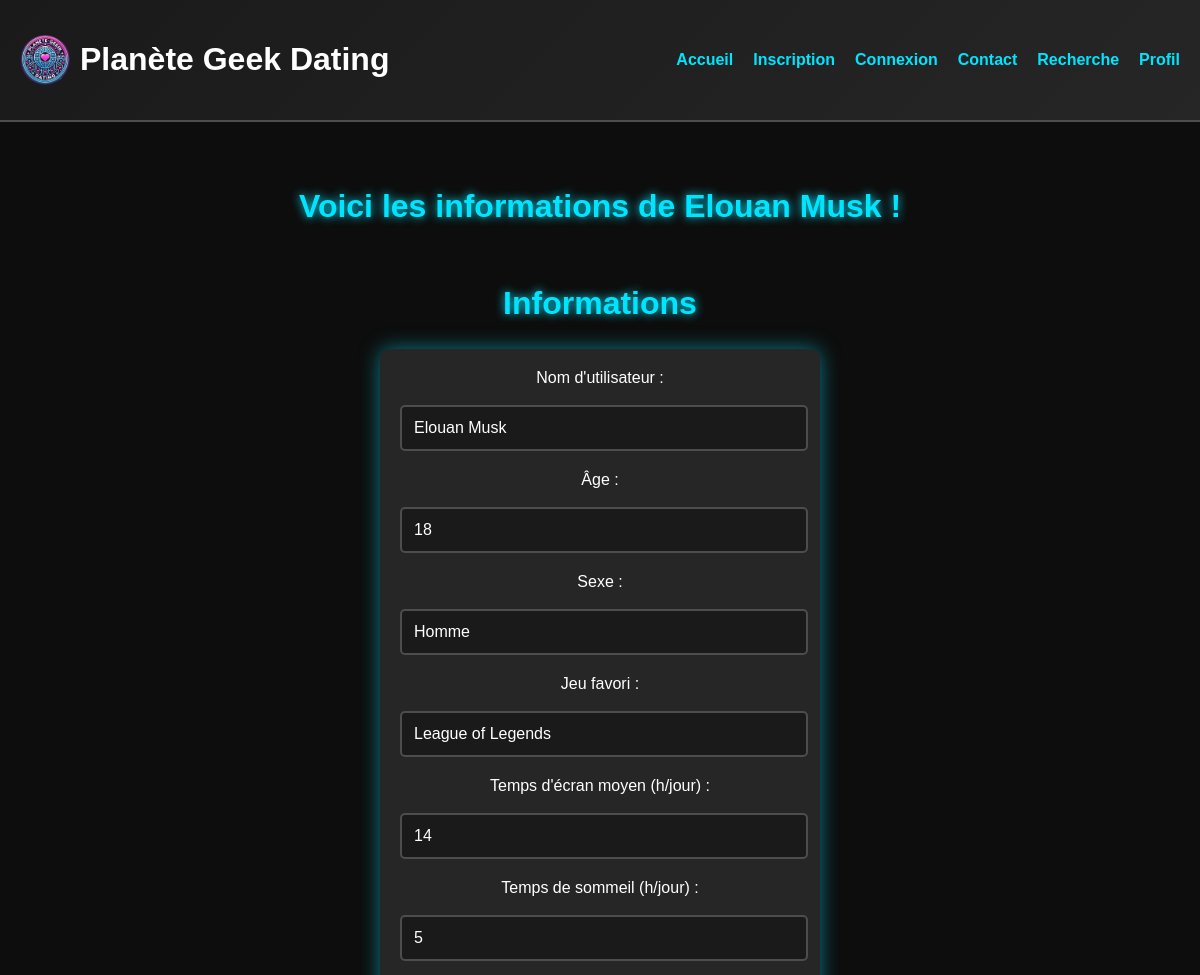
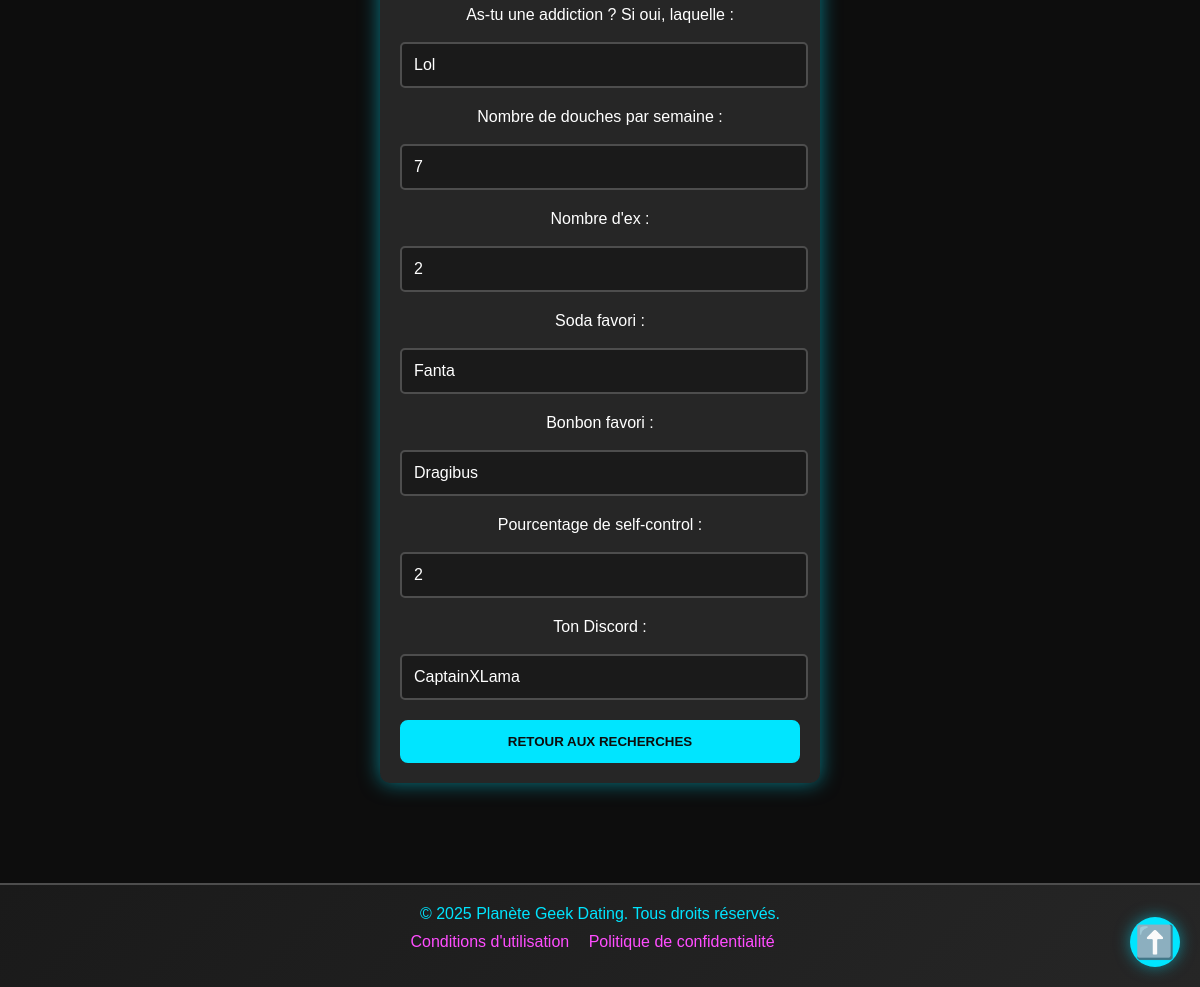
The page /profil_user_/Elouan Musk on the database as committed earlier (2 pictures, top to bottom).
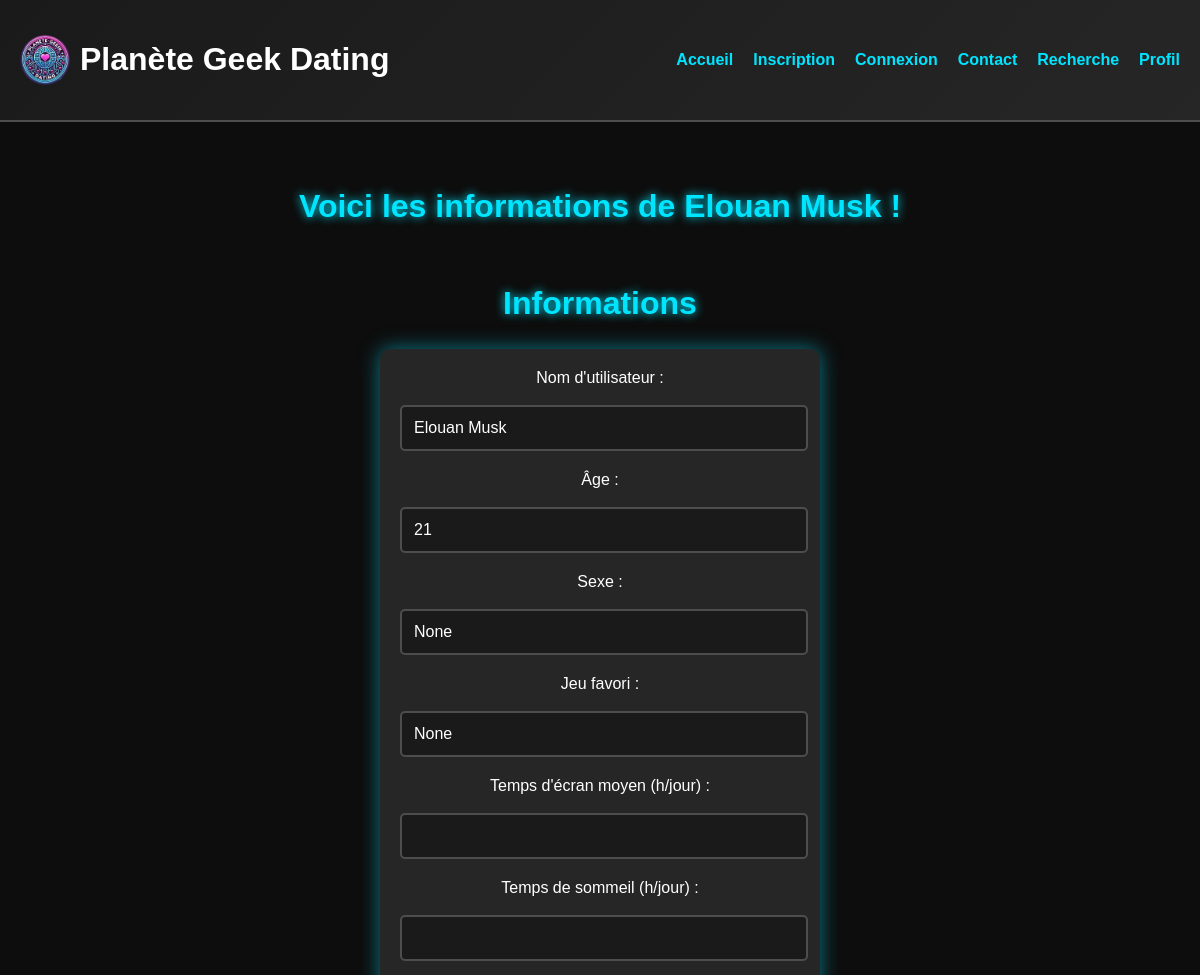
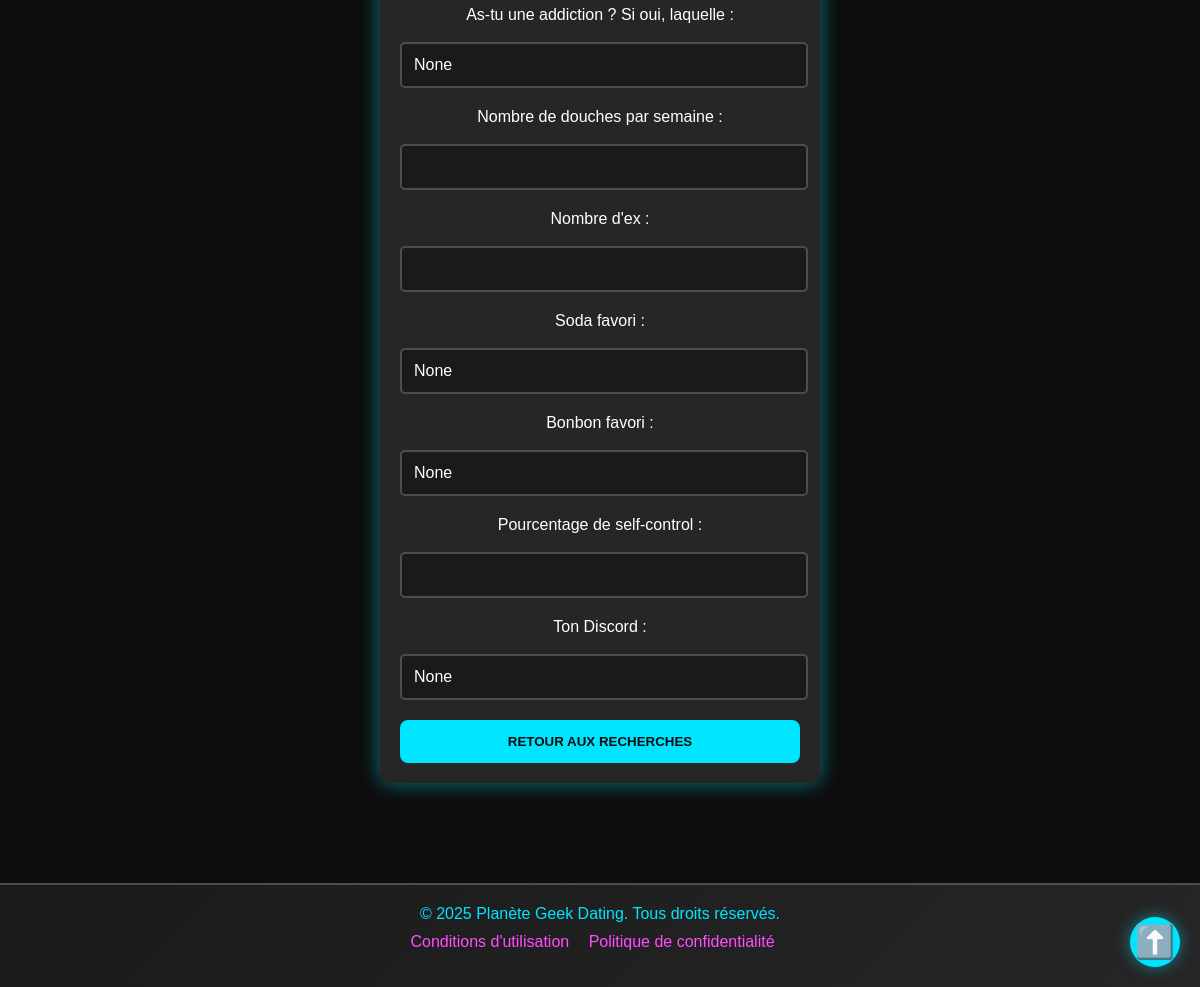
The same page on the database as committed later (2 pictures, top to bottom).
### tables this page shows
CREATE TABLE "infos_joueur" (
	"name_id"	TEXT UNIQUE,
	"sexe"	TEXT,
	"age"	INTEGER,
	"fav_game"	TEXT,
	"screen_time_moy"	INTEGER,
	"heure_sommeil"	INTEGER,
	"addiction"	TEXT,
	"nb_douches"	INTEGER,
	"nb_ex"	INTEGER,
	"fav_soda"	TEXT,
	"fav_bonbons"	TEXT,
	"pourcent_selfcontrol"	INTEGER,
	"discord"	TEXT,
	"mdp"	TEXT UNIQUE
);

### app.py (the view)
@app.route('/profil_user_/<username>', methods=['POST','GET'])
def profil_user_(username):
    conn = get_db_connection(DATABASE)  # Connexion à la base de données
    curseur = conn.cursor()
    datas = curseur.execute("SELECT * FROM infos_joueur WHERE name_id = ? ", (username,)).fetchall()
    datas = [dict(row) for row in datas]
    conn.close()
    if request.method=='POST':
        return redirect(url_for('recherche'))
    return render_template('profil_user_.html', username = username, datas = datas)

### app.py (called while the page is built)
def get_db_connection(DATABASE):
    conn = sqlite3.connect(DATABASE)
    conn.row_factory = sqlite3.Row
    return conn

### templates/profil_user_.html (shortened to what this page needs)
<!DOCTYPE html>
<html lang="fr">
<head>
    <link rel="stylesheet" href="{{ url_for('static', filename='styles.css') }}">
</head>
<body id="top">
    <header>
        <div class="logo">
            <img src="{{url_for('static', filename='logo circulaire.webp')}}" alt="Logo Planète Geek Dating">
            <h1><a class="home_button" href="{{url_for('index')}}">Planète Geek Dating</a></h1>
        </div>
        <nav>
            <ul>
                <li><a href="{{url_for('index')}}">Accueil</a></li>
                <li><a href="{{url_for('index', section='signup')}}">Inscription</a></li>
                <li><a href="{{url_for('Connexion')}}">Connexion</a></li>
                <li><a href="{{url_for('Contacts')}}">Contact</a></li>
                <li><a href="{{url_for('recherche')}}">Recherche</a></li>
                <li><a href="{{url_for('profil')}}">Profil</a></li>
            </ul>
        </nav>
    </header>
    <main>
        <section id="home">
            <h2>Voici les informations de {{ username }} !<!DOCTYPE html>
            <html lang="fr">
            <head>
            </head>
            <body>
            </body>
        </section>
        <section id="modify">
            <h2>Informations</h2>
            <form action="{{ url_for('profil_user_', username = username )}}" method="POST">
                <label for="username">Nom d'utilisateur :</label>
                <br>
                <br>
                <input type="text" id="username" name="username" value="{% if username %}{{ username }}{% endif %}" readonly>
                <label for="age">Âge :</label>
                <br>
                <br>
                <input type="number" id="age" name="age" value="{% if datas %}{{ datas[0]['age'] }}{% endif %}" readonly>
                <label for="sexe">Sexe :</label>
                <br>
                <br>
                <input type="text" id="sexe" name="sexe" value="{% if datas %}{{ datas[0]['sexe'] }}{% endif %}" readonly>
                <label for="jeu">Jeu favori :</label>
                <br>
                <br>
                <input type="text" id="jeu" name="jeu" value="{% if datas %}{{ datas[0]['fav_game'] }}{% endif %}" readonly>
                <label for="temps">Temps d'écran moyen (h/jour) :</label>
                <br>
                <br>
                <input type="number" id="temps" name="temps" value="{% if datas %}{{ datas[0]['screen_time_moy'] }}{% endif %}" readonly>
                <label for="sommeil">Temps de sommeil (h/jour) :</label>
                <br>
                <br>
                <input type="number" id="sommeil" name="sommeil" value="{% if datas %}{{ datas[0]['heure_sommeil'] }}{% endif %}" readonly>
                <label for="addiction">As-tu une addiction ? Si oui, laquelle :</label>
                <br>
                <br>
                <input type="text" id="addiction" name="addiction" value="{% if datas %}{{ datas[0]['addiction'] }}{% endif %}" readonly>
                <label for="douches">Nombre de douches par semaine :</label>
                <br>
                <br>
                <input type="number" id="douches" name="douches" value="{% if datas %}{{ datas[0]['nb_douches'] }}{% endif %}" readonly>
                <label for="exs">Nombre d'ex :</label>
                <br>
                <br>
                <input type="number" id="exs" name="exs" value="{% if datas %}{{ datas[0]['nb_ex'] }}{% endif %}" readonly>
                <label for="soda">Soda favori :</label>
                <br>
                <br>
                <input type="text" id="soda" name="soda" value="{% if datas %}{{ datas[0]['fav_soda'] }}{% endif %}" readonly>
                <label for="bonbon">Bonbon favori :</label>
                <br>
                <br>
                <input type="text" id="bonbon" name="bonbon" value="{% if datas %}{{ datas[0]['fav_bonbons'] }}{% endif %}" readonly>
                <label for="selfcontrol">Pourcentage de self-control :</label>
                <br>
                <br>
                <input type="number" id="selfcontrol" name="selfcontrol" value="{% if datas %}{{ datas[0]['pourcent_selfcontrol'] }}{% endif %}" readonly>
                <label for="discord">Ton Discord :</label>
                <br>
                <br>
                <input type="text" id="discord" name="discord" value="{% if datas %}{{ datas[0]['discord'] }}{% endif %}" readonly>
                <button type="submit">Retour aux recherches</button>
            </form>
        </section>
    </main>
    <footer>
        <p>&copy; 2025 Planète Geek Dating. Tous droits réservés.</p>
        <ul>
            <li><a href="#">Conditions d'utilisation</a></li>
            <li><a href="">Politique de confidentialité</a></li>
        </ul>
    </footer>
    <a href="#top" class="back-to-top" aria-label="Remonter en haut">⬆️</a>
</body>
</html>

### static/styles.css (style rules this page uses)
:root { --primary-color: #00e5ff; --secondary-color: #ff4dff; --bg-color: #0d0d0d; --text-color: #ffffff; }
body { font-family: 'Arial', sans-serif; margin: 0; padding: 0; background-color: var(--bg-color); color: var(--text-color); }
.back-to-top { position: fixed; bottom: 20px; right: 20px; width: 50px; height: 50px; background-color: var(--primary-color); color: var(--bg-color); text-align: center; line-height: 50px; font-size: 2rem; border-radius: 50%; box-shadow: 0 0 15px rgba(0, 229, 255, 0.5); text-decoration: none; transition: all 0.3s ease; }
form input, form select { width: 95%; padding: 12px; margin-bottom: 20px; border: 2px solid #4d4d4d; border-radius: 5px; background-color: #1a1a1a; color: var(--text-color); font-size: 1rem; transition: border 0.3s ease; }
form button { width: 100%; padding: 12px; background-color: var(--primary-color); border: 2px solid var(--primary-color); border-radius: 8px; font-weight: bold; color: var(--bg-color); cursor: pointer; transition: all 0.3s ease; }
.home_button, .home_button:visited, .home_button:hover, .home_button:focus { color: white; text-decoration: none; }
header { background: linear-gradient(135deg, #1a1a1a, #262626); padding: 20px; display: flex; justify-content: space-between; align-items: center; border-bottom: 2px solid #4d4d4d; }
header .logo { display: flex; align-items: center; }
header .logo img { height: 50px; margin-right: 10px; border-radius: 50%; object-fit: cover; }
header nav ul { list-style-type: none; margin: 0; padding: 0; display: flex; gap: 20px; }
header nav ul li a { color: #00e5ff; text-decoration: none; font-weight: bold; transition: color 0.3s; }
main { padding: 40px 20px; text-align: center; }
main section { margin-bottom: 60px; }
main h2 { font-size: 2rem; color: #00e5ff; text-shadow: 0 0 10px #00e5ff; }
form { max-width: 400px; margin: 0 auto; padding: 20px; background: rgba(255, 255, 255, 0.1); border-radius: 10px; box-shadow: 0 0 20px rgba(0, 229, 255, 0.5); }
form button { width: 100%; padding: 12px; background-color: #00e5ff; border: 2px solid #00e5ff; border-radius: 8px; font-weight: bold; color: #0d0d0d; cursor: pointer; transition: all 0.3s ease; text-transform: uppercase; }
footer { background: linear-gradient(135deg, #1a1a1a, #262626); padding: 20px; text-align: center; border-top: 2px solid #4d4d4d; }
footer p { margin: 0; color: #00e5ff; }
footer ul { list-style-type: none; padding: 0; margin-top: 10px; }
footer ul li { display: inline; margin-right: 15px; }
footer ul li a { color: #ff4dff; text-decoration: none; transition: color 0.3s; }
form input, form select { width: 95%; padding: 12px; margin-bottom: 20px; border: 2px solid #4d4d4d; border-radius: 5px; background-color: #1a1a1a; color: #ffffff; font-size: 1rem; transition: border 0.3s ease; }

Rows that differ between the two databases and show on the page:
changed infos_joueur "Elouan Musk": age "18" → "21"; sexe "Homme" → (not shown); jeu "League of Legends" → (not shown); temps "14" → (not shown); sommeil "5" → (not shown); addiction "Lol" → (not shown); douches "7" → (not shown); exs "2" → (not shown); soda "Fanta" → (not shown); bonbon "Dragibus" → (not shown); selfcontrol "2" → (not shown); discord "CaptainXLama" → (not shown)
Other text that changed with them:
form field sexe: (not shown) → "None"
form field jeu: (not shown) → "None"
form field addiction: (not shown) → "None"
form field soda: (not shown) → "None"
form field bonbon: (not shown) → "None"
form field discord: (not shown) → "None"
